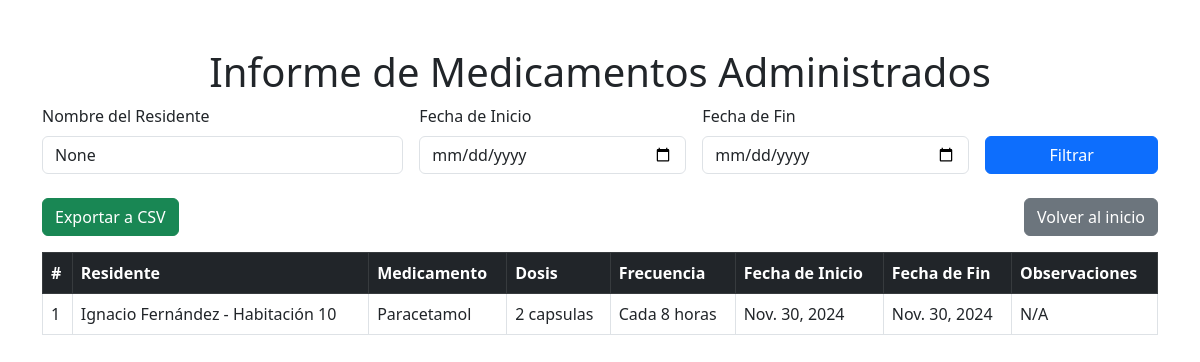
The app's page /DioxWeb/informes/medicamentos/ with its own data.
### DioxWeb/models.py (models this page shows, shortened)
class ResidenteMedicamento(models.Model):
    residente = models.ForeignKey(Residente, on_delete=models.CASCADE)
    medicamento = models.ForeignKey(Medicamento, on_delete=models.CASCADE)
    dosis = models.CharField(max_length=50)
    frecuencia = models.CharField(max_length=50)
    fecha_inicio = models.DateField()
    fecha_fin = models.DateField(null=True, blank=True)
    observaciones = models.TextField(blank=True, null=True)
    fecha_registro = models.DateTimeField(auto_now_add=True)
    ultima_actualizacion = models.DateTimeField(auto_now=True)
    class Meta:
        constraints = [
            models.UniqueConstraint(fields=['residente', 'medicamento', 'fecha_inicio'], name='unique_residente_medicamento')
        ]

class Residente(models.Model):
    rut = models.CharField(max_length=12, unique=True, validators=[validar_rut])  # RUT con validación
    nombre = models.CharField(max_length=100)
    ap_paterno = models.CharField(max_length=100)
    ap_materno = models.CharField(max_length=100)
    fecha_nacimiento = models.DateField()
    genero = models.CharField(max_length=10, choices=GeneroChoices.choices)
    contacto_emergencia = models.CharField(max_length=100)
    telefono_emergencia = models.CharField(max_length=15)
    habitacion = models.CharField(max_length=10)
    observaciones = models.TextField(blank=True, null=True)
    imagen = models.ImageField(upload_to='residentes/', blank=True, null=True)
    def __str__(self):
        return f"{self.nombre} {self.ap_paterno} - Habitación {self.habitacion}"

class Medicamento(models.Model):
    nombre = models.CharField(max_length=100, unique=True)
    descripcion = models.TextField(blank=True, null=True)
    dosis_recomendada = models.CharField(max_length=50)
    def __str__(self):
        return self.nombre

### DioxWeb/views.py (the view)
# urls.py: path('informes/medicamentos/', views.generar_informe_medicamentos, name='generar_informe_medicamentos'),
def generar_informe_medicamentos(request):
    medicamentos = ResidenteMedicamento.objects.select_related('residente', 'medicamento')
    nombre_residente = request.GET.get('nombre', None)
    fecha_inicio = request.GET.get('fecha_inicio', None)
    fecha_fin = request.GET.get('fecha_fin', None)
    if nombre_residente:
        medicamentos = medicamentos.filter(residente__nombre__icontains=nombre_residente)
    if fecha_inicio and fecha_fin:
        medicamentos = medicamentos.filter(
            fecha_inicio__gte=fecha_inicio,
            fecha_fin__lte=fecha_fin
        )
    context = {
        'medicamentos': medicamentos,
        'nombre_residente': nombre_residente,
        'fecha_inicio': fecha_inicio,
        'fecha_fin': fecha_fin,
    }
    return render(request, 'informes/medicamentos.html', context)

### DioxWeb/templates/informes/medicamentos.html (shortened to what this page needs)
<!DOCTYPE html>
<html lang="en">
<head>
    <link rel="stylesheet" href="https://cdn.jsdelivr.net/npm/bootstrap@5.3.0-alpha3/dist/css/bootstrap.min.css">
</head>
<body>
    <div class="container mt-5">
        <h1 class="text-center">Informe de Medicamentos Administrados</h1>
        <form method="get" class="row g-3 mb-4">
            <div class="col-md-4">
                <label for="nombre" class="form-label">Nombre del Residente</label>
                <input type="text" id="nombre" name="nombre" class="form-control" value="{{ nombre_residente }}" placeholder="Buscar por nombre">
            </div>
            <div class="col-md-3">
                <label for="fecha_inicio" class="form-label">Fecha de Inicio</label>
                <input type="date" id="fecha_inicio" name="fecha_inicio" class="form-control" value="{{ fecha_inicio }}">
            </div>
            <div class="col-md-3">
                <label for="fecha_fin" class="form-label">Fecha de Fin</label>
                <input type="date" id="fecha_fin" name="fecha_fin" class="form-control" value="{{ fecha_fin }}">
            </div>
            <div class="col-md-2 d-flex align-items-end">
                <button type="submit" class="btn btn-primary w-100">Filtrar</button>
            </div>
        </form>
        <div class="d-flex justify-content-between mb-3">
            <a href="{% url 'exportar_informe_medicamentos_csv' %}" class="btn btn-success">Exportar a CSV</a>
            <a href="{% url 'index' %}" class="btn btn-secondary">Volver al inicio</a>
        </div>
        <table class="table table-bordered table-hover">
            <thead class="table-dark">
                <tr>
                    <th>#</th>
                    <th>Residente</th>
                    <th>Medicamento</th>
                    <th>Dosis</th>
                    <th>Frecuencia</th>
                    <th>Fecha de Inicio</th>
                    <th>Fecha de Fin</th>
                    <th>Observaciones</th>
                </tr>
            </thead>
            <tbody>
                {% for registro in medicamentos %}
                <tr>
                    <td>{{ forloop.counter }}</td>
                    <td>{{ registro.residente }}</td>
                    <td>{{ registro.medicamento }}</td>
                    <td>{{ registro.dosis }}</td>
                    <td>{{ registro.frecuencia }}</td>
                    <td>{{ registro.fecha_inicio }}</td>
                    <td>{{ registro.fecha_fin|default:'N/A' }}</td>
                    <td>{{ registro.observaciones|default:'N/A' }}</td>
                </tr>
                {% empty %}
                <tr>
                    <td colspan="8" class="text-center">No hay medicamentos registrados.</td>
                </tr>
                {% endfor %}
            </tbody>
        </table>
    </div>
</body>
</html>

### records on screen
ResidenteMedicamento: residente "Ignacio Fernández - Habitación 10", medicamento "Paracetamol", dosis "2 capsulas", frecuencia "Cada 8 horas", fecha_inicio "Nov. 30, 2024", fecha_fin "Nov. 30, 2024", observaciones "N/A"
